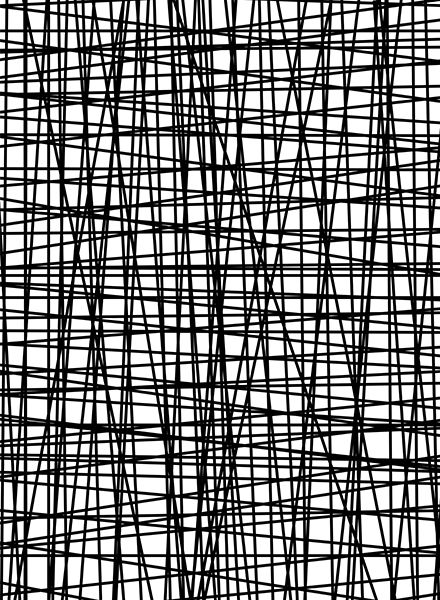
%> input picture lab_assignments/2/1-Image_Enhancement/lines.jpg, 440 x 600 px
$ octave kernel_differences.m   (GNU Octave 9; MATLAB toolbox functions it lacks are replaced by stand-ins)
%> lines starting %> are read from the running program, lines starting %| are printed output that depends on the picture
clear;
clc;

I = imread('lines.jpg');
%> I is the input picture: size 600x440x3 uint8; min 0, max 255, mean 132.8
gaussFilter_1d_x = fspecial('gaussian',[1 50], 15);
gaussFilter_1d_y = gaussFilter_1d_x';

img_gaussFilter_1d_x = imfilter(I, gaussFilter_1d_x);
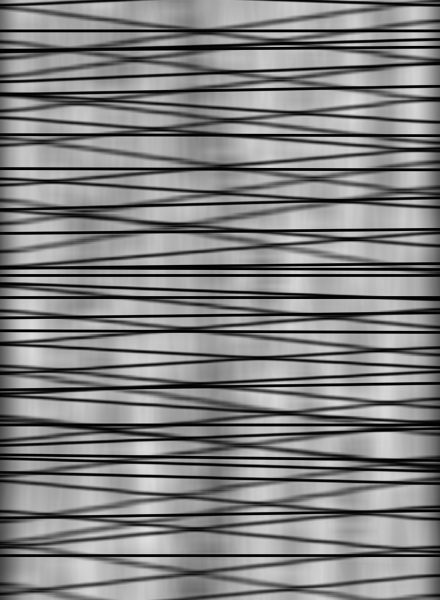
%> img_gaussFilter_1d_x: size 600x440x3 uint8; min 0, max 224, mean 129.7
img_gaussFilter_1d_y = imfilter(I, gaussFilter_1d_y);
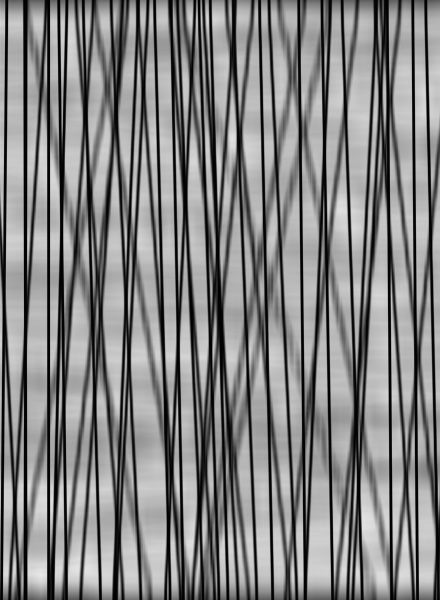
%> img_gaussFilter_1d_y: size 600x440x3 uint8; min 0, max 231, mean 130.4

gaussFiltered = imgaussfilt(I, 5);
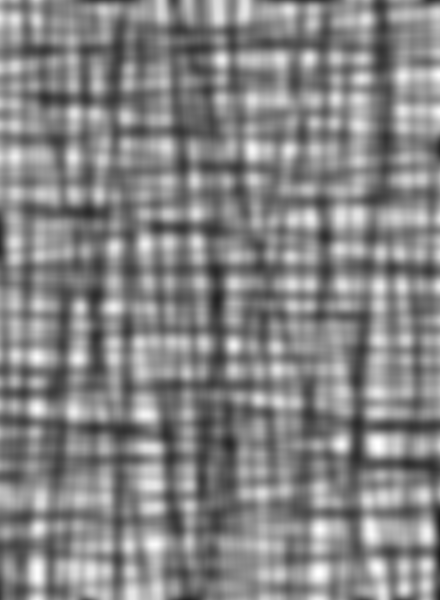
%> gaussFiltered: size 600x440x3 uint8; min 30, max 255, mean 132.9

img_1 = uint8(img_gaussFilter_1d_x);
img_2 = uint8(img_gaussFilter_1d_y);

figure()
imshow(I);
figure()
imshow(img_1);
figure()
imshow(img_2);
figure()
imshow(gaussFiltered);

$ run again, with lab_assignments/2/1-Image_Enhancement/gauss_params.jpg copied over lab_assignments/2/1-Image_Enhancement/lines.jpg
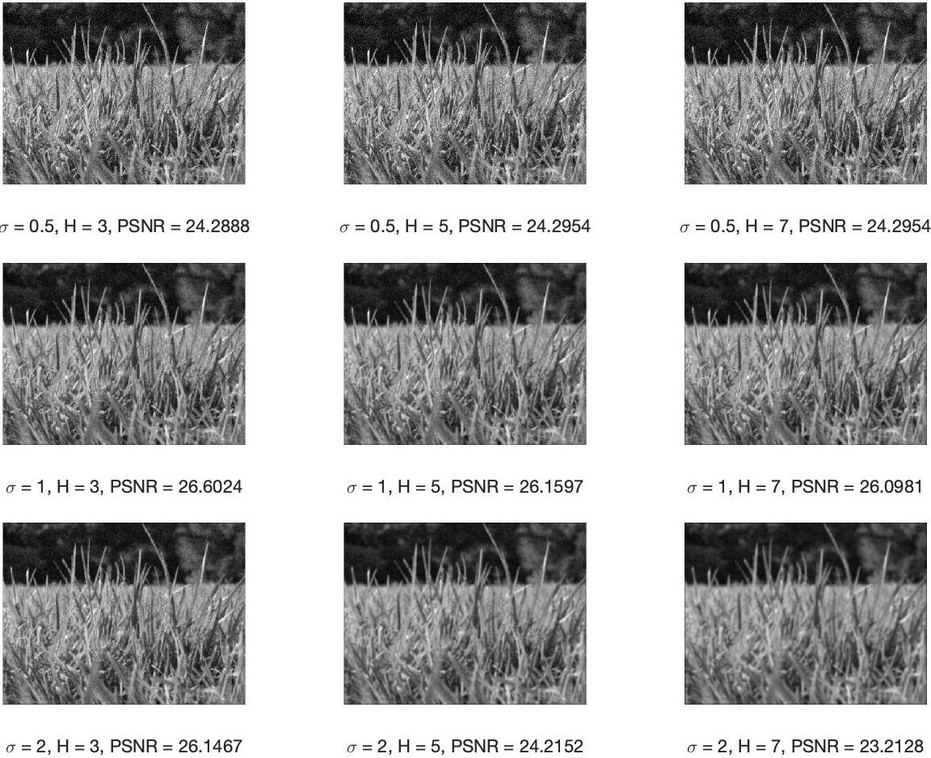
%> input picture lab_assignments/2/1-Image_Enhancement/gauss_params.jpg, 931 x 758 px, shrunk from 1152 x 937 before the run
%> I is the input picture: size 758x931x3 uint8; min 0, max 255, mean 164.8
%> `img_gaussFilter_1d_y = imfilter(I, gaussFilter_1d_y);`:
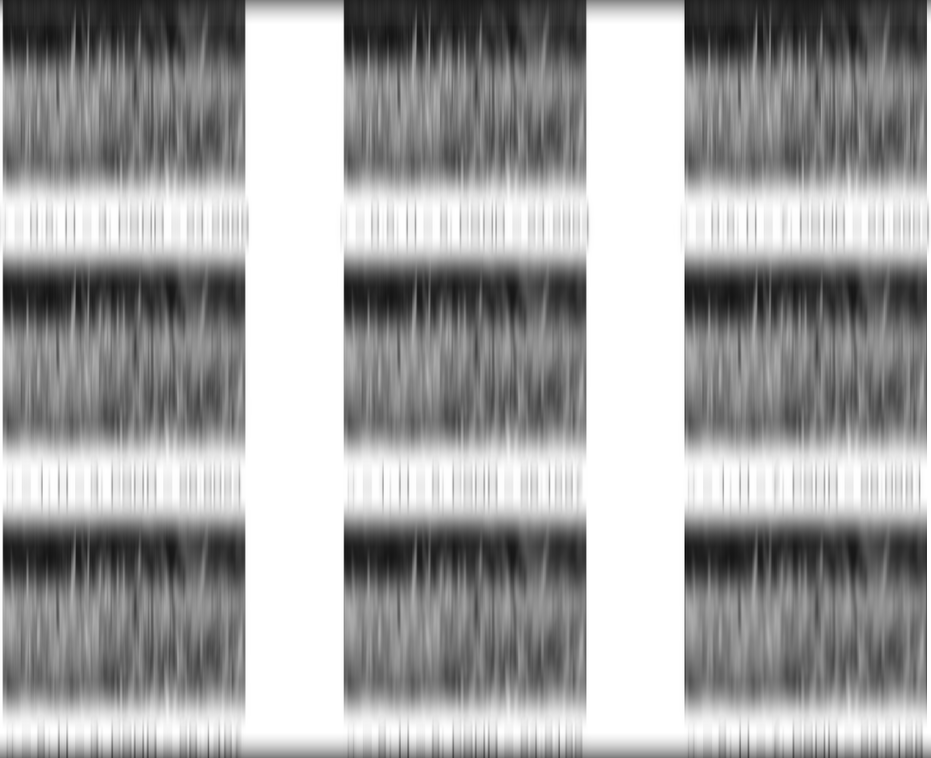
%> img_gaussFilter_1d_y: size 758x931x3 uint8; min 4, max 255, mean 162.5
%> `gaussFiltered = imgaussfilt(I, 5);`:
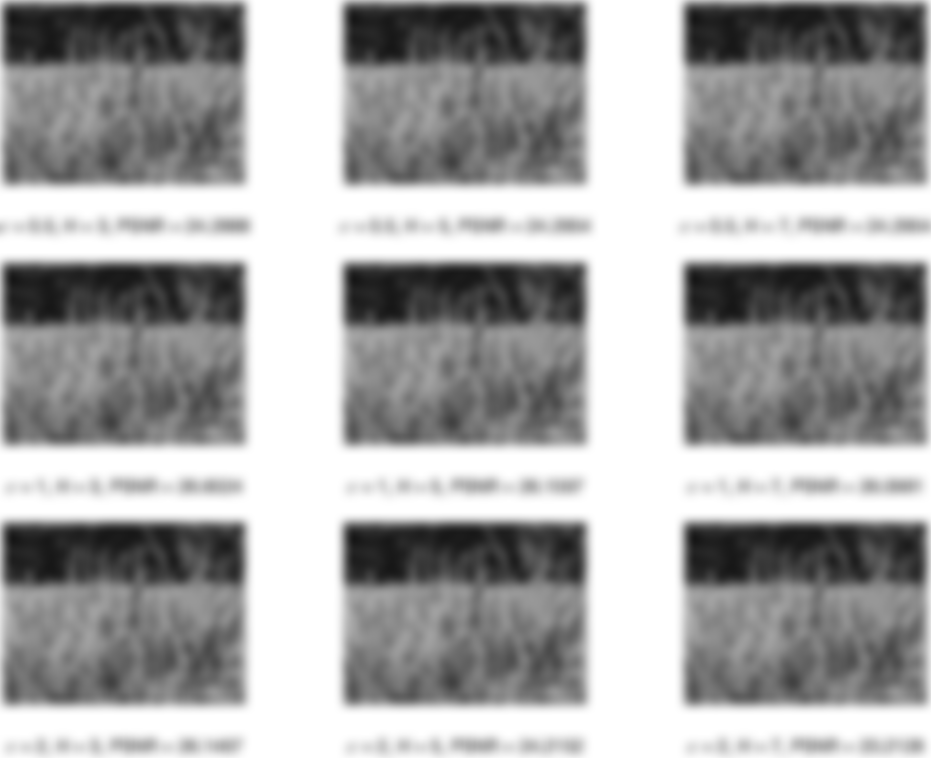
%> gaussFiltered: size 758x931x3 uint8; min 22, max 255, mean 165.1
